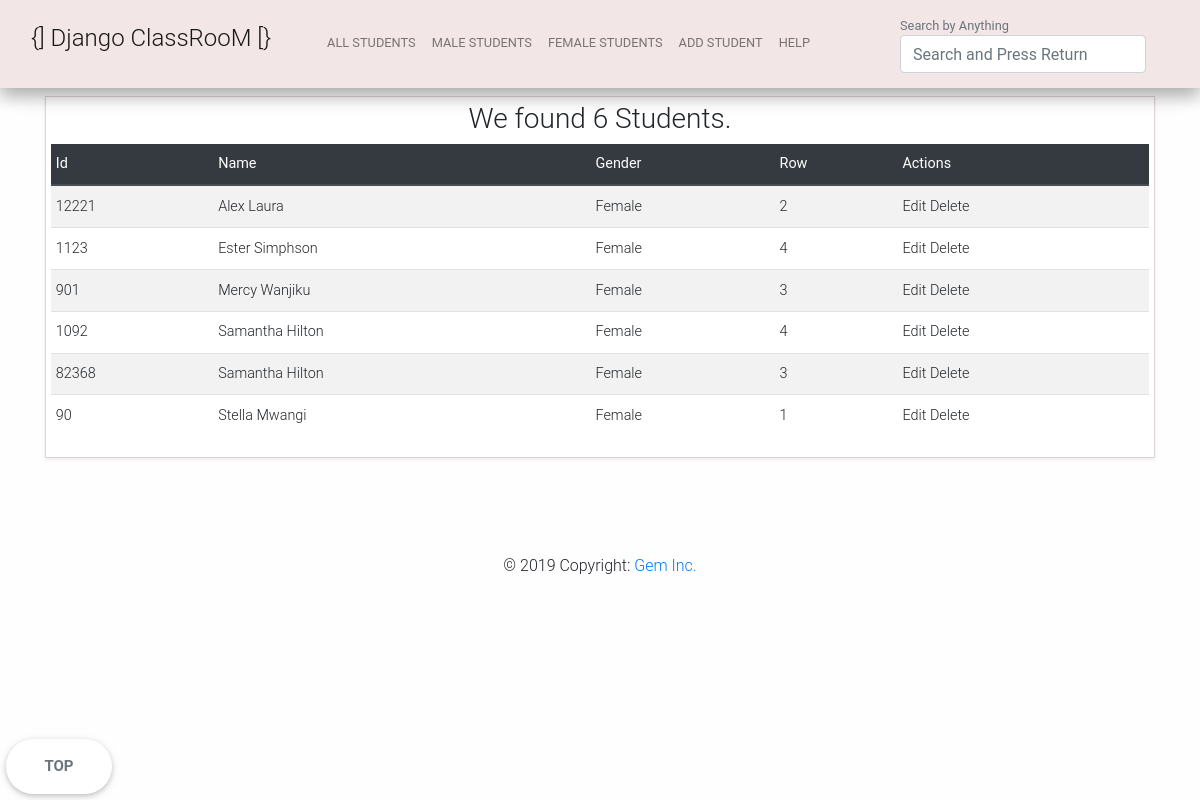
The page /gender/?q=F on the database as committed earlier.
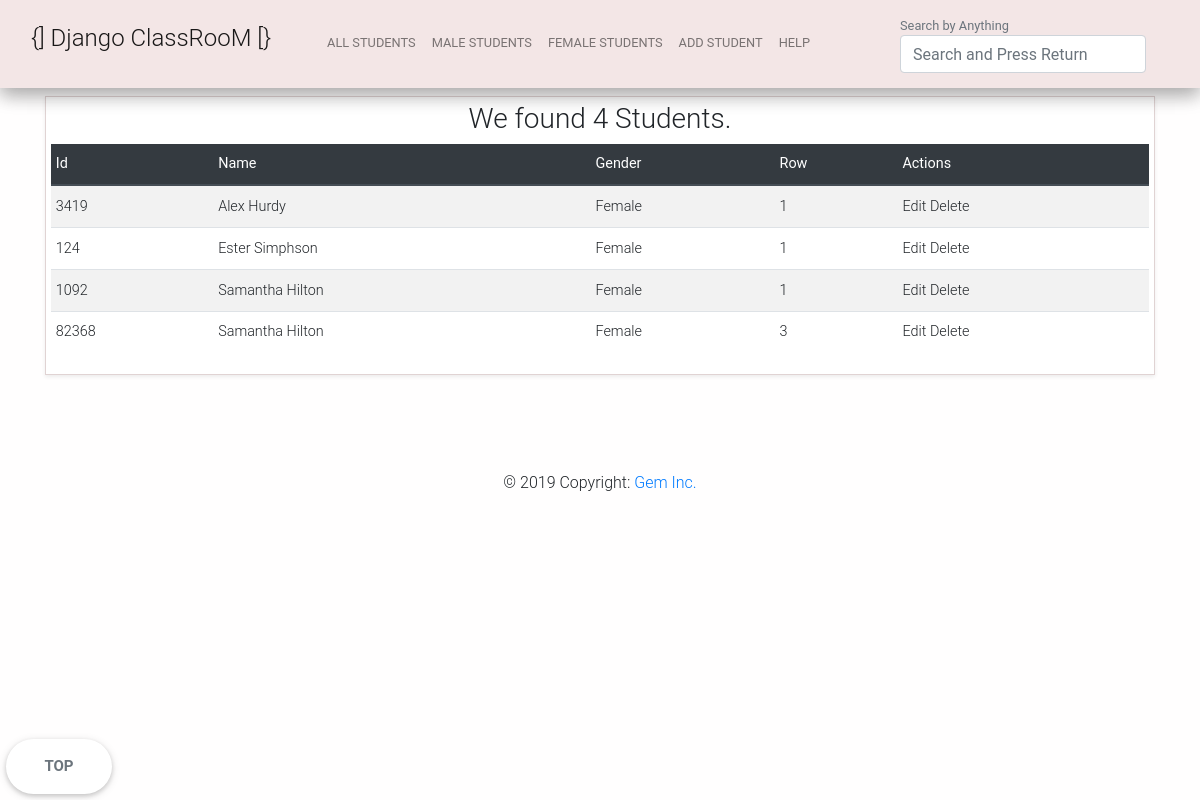
The same page on the database as committed later.
### student/models.py (models this page shows, shortened)
class Student(models.Model):
	sid = models.IntegerField(primary_key=True)
	sname = models.CharField(max_length=100)
	sgender = models.CharField(max_length=6, choices=GENDERS, default='Select')
	srow = models.IntegerField(choices=ROWS, default='Select')

### student/views.py (the view)
# urls.py: path('gender/', GenderView.as_view(), name="gender"),
class GenderView(ListView):
	template_name = 'result.html'
	def get_queryset(self):
		query = self.request.GET.get('q')
		return Student.objects.all().filter(
    		Q(sgender__icontains=query)
    		).order_by('sname')

### student/templates/result.html (shortened to what this page needs)
{% extends 'layout.html' %}
{% block content %}
<div class="container table-p light">
    <table class="table table-striped table-sm">
        <thead class="thead-dark">
            <tr>
                <th scope="col">Id</th>
                <th scope="col">Name</th>
                <th scope="col">Gender</th>
                <th scope="col">Row</th>
                <th scope="col">Actions</th>
            </tr>
        </thead>
        <tbody>
            {% if object_list %}
            <center>
                {% if object_list.count == 1 %}
                <h3>We found only {{object_list.count}} Student.</h3>
                {% else %}
                <h3>
                    We found {{object_list.count}} Students.</span>
                </h3>
                {% endif %}
            </center>
            {% for student in object_list %}
            <tr>
                <td>{{student.sid}}</td>
                <td>{{student.sname}}</td>
                <td>{{student.get_sgender_display}}</td>
                <td>{{student.srow}}</td>
                <td>
                    <a href="/edit/{{ student.sid }}">Edit</a>
                    <a href="/delete/{{ student.sid }}">Delete</a>
                </td>
            </tr>
            {% endfor %}
        </tbody>
        {% else %}
        <tr>Oops, there seems to be no such student. You may want to see the full list<a class="table-td" href="/all/"> here</a>
        </tr>
        {% endif %}
    </table>
</div>
{% endblock %}

Rows that differ between the two databases and show on the page:
no longer on this page (row edited): Student: sid "12221", sname "Alex Laura", sgender "Female", srow "2"
removed Student: sid "1123", sname "Ester Simphson", sgender "Female", srow "4"
removed Student: sid "901", sname "Mercy Wanjiku", sgender "Female", srow "3"
removed Student: sid "90", sname "Stella Mwangi", sgender "Female", srow "1"
added Student: sid "3419", sname "Alex Hurdy", sgender "Female", srow "1"
added Student: sid "124", sname "Ester Simphson", sgender "Female", srow "1"
changed Student id 1092: srow "4" → "1"
Other text that changed with them:
{{ object_list.count }}: "6" → "4"
